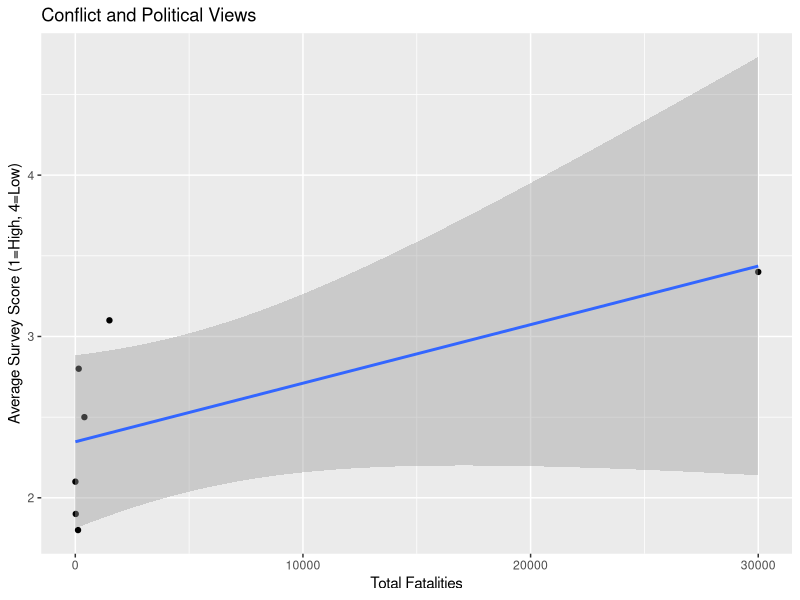
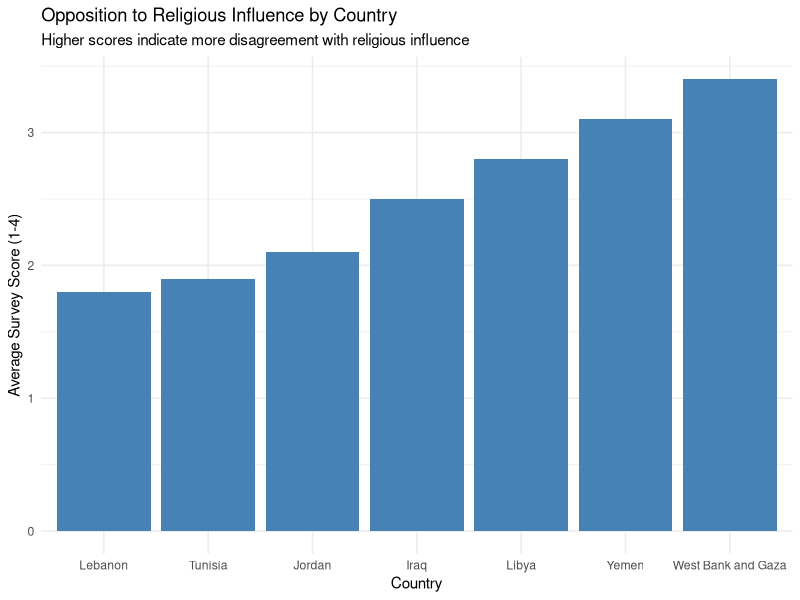
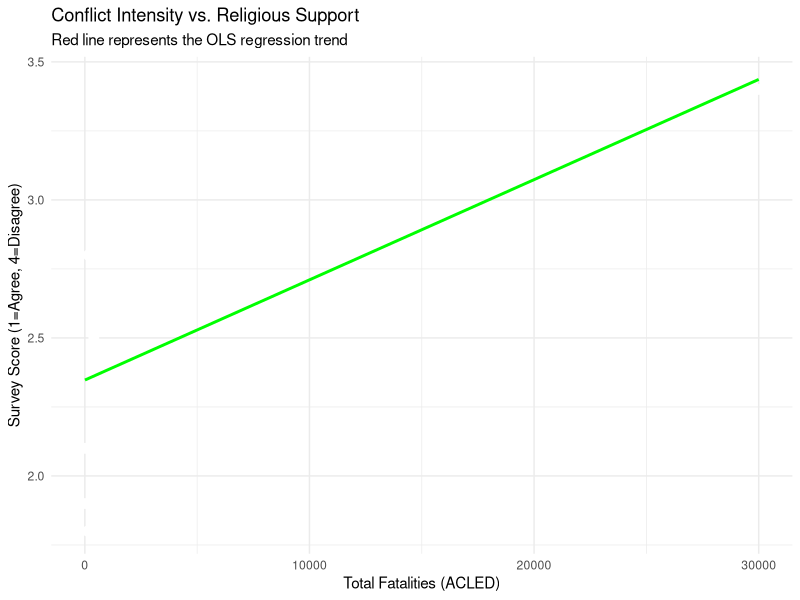

Write the R code that produced these figures, in order.
## ---- chunk 1
library(tidyverse)
## ---- chunk 2
acled_data <- data.frame(
  country = c("Jordan", "Lebanon", "Palestine", "Yemen", "Iraq", "Libya", "Tunisia"),
  fatalities = c(5, 120, 30000, 1500, 400, 150, 20)
)

acled_data
## ---- chunk 3
ab_data <- data.frame(
  country = c("Jordan", "Lebanon", "West Bank and Gaza", "Yemen", "Iraq", "Libya", "Tunisia"),
  original_score = c(2.1, 1.8, 3.4, 3.1, 2.5, 2.8, 1.9)
)

ab_data
## ---- chunk 4
acled_clean <- acled_data %>%
  mutate(country = recode(country, "Palestine" = "West Bank and Gaza"))

acled_clean
## ---- chunk 5
merged_data <- inner_join(acled_clean, ab_data, by = "country")

merged_data
## ---- chunk 6
ggplot(merged_data, aes(x = fatalities, y = original_score)) +
  geom_point() +
  geom_smooth(method = "lm") +
  labs(
    title = "Conflict and Political Views",
    x = "Total Fatalities",
    y = "Average Survey Score (1=High, 4=Low)"
  )
## ---- chunk 7
library(knitr)
ggplot(merged_data, aes(x = reorder(country, original_score), y = original_score)) +
  geom_col(fill = "steelblue") +
  theme_minimal() +
  labs(
    title = "Opposition to Religious Influence by Country",
    subtitle = "Higher scores indicate more disagreement with religious influence",
    x = "Country",
    y = "Average Survey Score (1-4)"
  )
## ---- chunk 8
library(broom)

model1 <- lm(original_score ~ fatalities, data = merged_data)

model_results <- tidy(model1)

kable(model_results, 
      digits = 3, 
      caption = "Table 1: Regression Analysis of Conflict on Political Views",
      col.names = c("Term", "Estimate", "Std. Error", "Statistic", "P-Value"))

ggplot(merged_data, aes(x = fatalities, y = original_score)) +
  geom_point(size = 3, color = "white") +
  geom_smooth(method = "lm", color = "green", se = FALSE) +
  theme_minimal() +
  labs(
    title = "Conflict Intensity vs. Religious Support",
    subtitle = "Red line represents the OLS regression trend",
    x = "Total Fatalities (ACLED)",
    y = "Survey Score (1=Agree, 4=Disagree)"
  )
